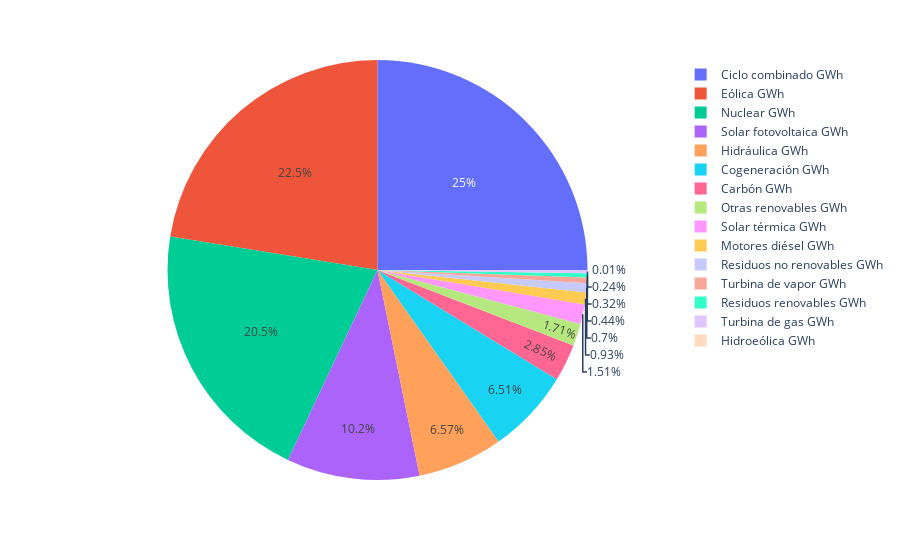

Notebook source saved alongside this figure:
### Markdown cell above
**CONTRIBUCIÓN DE CADA UNA DE LAS TECNOLOGÍAS A LA GENERACIÓN DE ENERGÍA**

### Code cell
px.pie(data_frame = gen_100,
       names      = "Tecnologías",
       values     = "% Generación")

### Figure 1 — Plotly figure (JSON) as saved in the notebook; plotly's stock layout.template omitted (floating-point values rounded to 4 significant figures)
{"data": [{"domain": {"x": [0, 1], "y": [0, 1]}, "hovertemplate": "Tecnologías=%{label}<br>% Generación=%{value}<extra></extra>", "labels": ["Hidráulica GWh", "Nuclear GWh", "Carbón GWh", "Motores diésel GWh", "Turbina de gas GWh", "Turbina de vapor GWh", "Ciclo combinado GWh", "Hidroeólica GWh", "Eólica GWh", "Solar fotovoltaica GWh", "Solar térmica GWh", "Otras renovables GWh", "Cogeneración GWh", "Residuos no renovables GWh", "Residuos renovables GWh"], "legendgroup": "", "name": "", "showlegend": true, "type": "pie", "values": [6.57, 20.53, 2.85, 0.93, 0.24, 0.44, 24.99, 0.01, 22.45, 10.23, 1.51, 1.71, 6.51, 0.7, 0.32]}], "layout": {"legend": {"tracegroupgap": 0}, "margin": {"t": 60}}}
